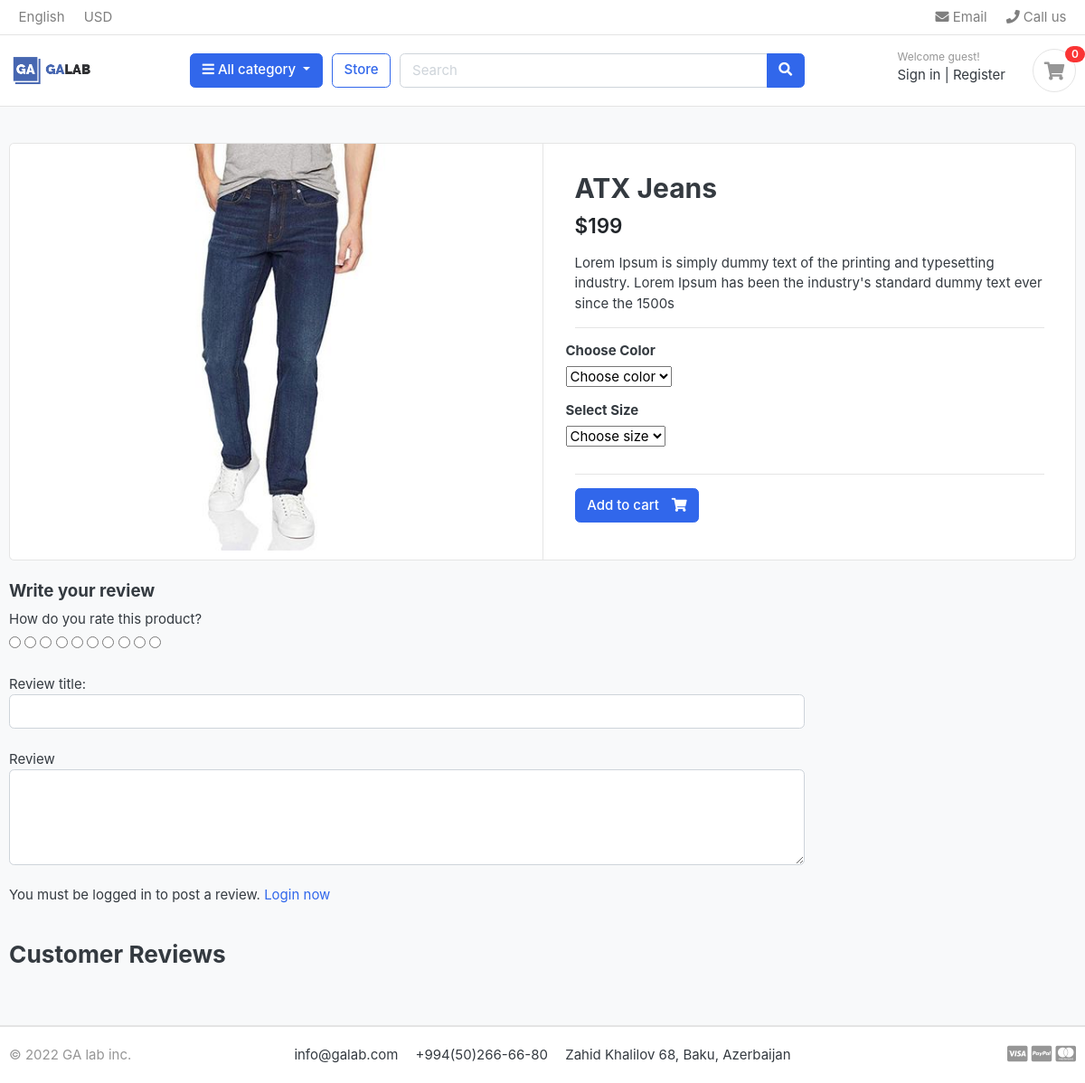
The page /store/jeans/atx-jeans on the database its author committed.
### store/models.py (models this page shows, shortened)
class Product(models.Model):
    product_name = models.CharField(max_length=200, unique=True)
    slug = models.SlugField(max_length=200, unique=True)
    description = models.TextField(max_length=500, blank=True)
    price = models.IntegerField()
    images = models.ImageField(upload_to='photos/products')
    stock = models.IntegerField()
    is_available = models.BooleanField(default=True)
    category = models.ForeignKey(Category, on_delete=models.CASCADE)
    created_date = models.DateTimeField(auto_now_add=True)
    modified_date = models.DateTimeField(auto_now=True)

### store/views.py (the view)
# urls.py: path('<slug:category_slug>/<slug:product_slug>', views.product_detail, name='product_detail'),
def product_detail(request, category_slug, product_slug):
    try:
        single_product = Product.objects.get(category__slug=category_slug, slug=product_slug)
    except Exception as e:
        raise e
    context = {
        'single_product': single_product,
    }
    return render(request, 'store/product_detail.html', context=context)

### category/context_processors.py (called while the page is built)
def menu_links(request):
    links = Category.objects.all()
    return dict(links=links)

### category/models.py (called while the page is built)
    def get_url(self):
        return reverse('products_by_category', args=[self.slug])

### templates/store/product_detail.html (shortened to what this page needs)
{% extends 'base.html' %}
{% load static %}
{% block content %}
<section class="section-content padding-y bg">
    <div class="container">
        <div class="card">
            <div class="row no-gutters">
                <aside class="col-md-6">
                    <article class="gallery-wrap">
                        <div class="img-big-wrap">
                            <a href="#"><img src="{{ single_product.images.url }}" /></a>
                        </div>
                    </article>
                </aside>
                <main class="col-md-6 border-left">
                    <form action="#" method="POST">
                        <article class="content-body">
                            <h2 class="title">{{ single_product.product_name }}</h2>
                            <div class="mb-3">
                                <var class="price h4">${{ single_product.price }}</var>
                            </div>
                            <p>{{ single_product.description }}</p>
                            <hr />
                            <div class="row">
                                <div class="item-option-select">
                                    <h6>Choose Color</h6>
                                    <select name="color" class="form-select" required>
                                        <option value="" disabled selected>Choose color</option>
                                    </select>
                                </div>
                            </div>
                            <div class="row">
                                <div class="item-option-select">
                                    <h6>Select Size</h6>
                                    <select name="size" class="form-select" required>
                                        <option value="" disabled selected>Choose size</option>
                                    </select>
                                </div>
                            </div>
                            <hr />
                            {% if single_product.stock > 0 %} {% if in_cart %}
                            <button type="submit" class="btn btn-success">
                                <span class="text">Add to cart</span>
                                <i class="fas fa-check"></i>
                            </button>
                            <a href="#" class="btn btn-outline-primary">
                                <span class="text">Show cart</span>
                                <i class="fas fa-eye"></i>
                            </a>
                            {% else %}
                            <button type="submit" class="btn btn-primary">
                                <span class="text">Add to cart</span>
                                <i class="fas fa-shopping-cart"></i>
                            </button>
                            {% endif %} {% else %}
                            <h5 class="text-danger">Out of Stock</h5>
                            {% endif %}
                        </article>
                    </form>
                </main>
            </div>
        </div>
        <br />
        <div class="row">
            <div class="col-md-9">
                <form action="#" method="POST">
                    <h5>Write your review</h5>
                    <div>
                        <label>How do you rate this product?</label>
                        <br>
                        <div class="rate">
							<input type="radio" name="rating" id="rating10" value="5" required /><label for="rating10" title="5"></label>
							<input type="radio" name="rating" id="rating9" value="4.5" required /><label for="rating9" title="4.5" class="half"></label>
							<input type="radio" name="rating" id="rating8" value="4" required /><label for="rating8" title="4"></label>
							<input type="radio" name="rating" id="rating7" value="3.5" required /><label for="rating7" title="3.5" class="half"></label>
							<input type="radio" name="rating" id="rating6" value="3" required /><label for="rating6" title="3"></label>
							<input type="radio" name="rating" id="rating5" value="2.5" required /><label for="rating5" title="2.5" class="half"></label>
							<input type="radio" name="rating" id="rating4" value="2" required /><label for="rating4" title="2"></label>
							<input type="radio" name="rating" id="rating3" value="1.5" required /><label for="rating3" title="1.5" class="half"></label>
							<input type="radio" name="rating" id="rating2" value="1" required /><label for="rating2" title="1"></label>
							<input type="radio" name="rating" id="rating1" value="0.5" required /><label for="rating1" title="0.5" class="half"></label>
						</div>
                        <br>
                        Review title:
                        <input type="text" class="form-control" name="subject">
                        <br>
                        Review
                        <textarea name="review" rows="4" class="form-control"></textarea>
                        <br>
                        {% if user.is_authenticated %}
                            {% if orderproduct %}
                            <input type="submit" value="Submit Review" class="btn btn-primary">
                            {% else %}
                            <p>You must purchase this product to post a review.</p>
                            {% endif %}
                        {% else %}
                        <p>You must be logged in to post a review. <span><a href="{% url 'login' %}">Login now</a></span></p>
                        {% endif %}
                    </div>
                </form>
                <br>
                <header class="section-heading">
                    <h3>Customer Reviews</h3>
                </header>
            </div>
        </div>
    </div>
</section>
{% endblock %}

### static/css/ui.css (style rules this page uses)
html { font-family: "Inter", sans-serif; font-size: 15px; }
.content-body { flex: 1 1 auto; padding: 2rem 2.3rem; }
.padding-y { padding-top: 40px; padding-bottom: 40px; }
var { font-style: normal; }
article:after, .form-group:after { display: block; clear: both; content: ""; }
.bg { background-color: #f8f9fa; }
.section-heading { margin-bottom: 20px; margin-top: 15px; }
p:last-child { margin-bottom: 0; }
.btn .text + i { margin-left: 10px; }
.price { font-weight: 600; color: #212529; }
.gallery-wrap .img-big-wrap { margin-bottom: 10px; border-radius: 0.37rem; overflow: hidden; background-color: #fff; }
.gallery-wrap .img-big-wrap a { text-align: center; display: block; }
.gallery-wrap .img-big-wrap img { height: 450px; width: auto; display: inline-block; }
.item-option-select { margin-bottom: 1rem; display: inline-block; margin-right: 15px; }

### rows shown on the page
Product: images (picture), product_name "ATX Jeans", price "199", description "Lorem Ipsum is simply dummy text of the printing and typesetting industry. Lorem Ipsum has been the industry's standard dummy text ever since the 1500s"
